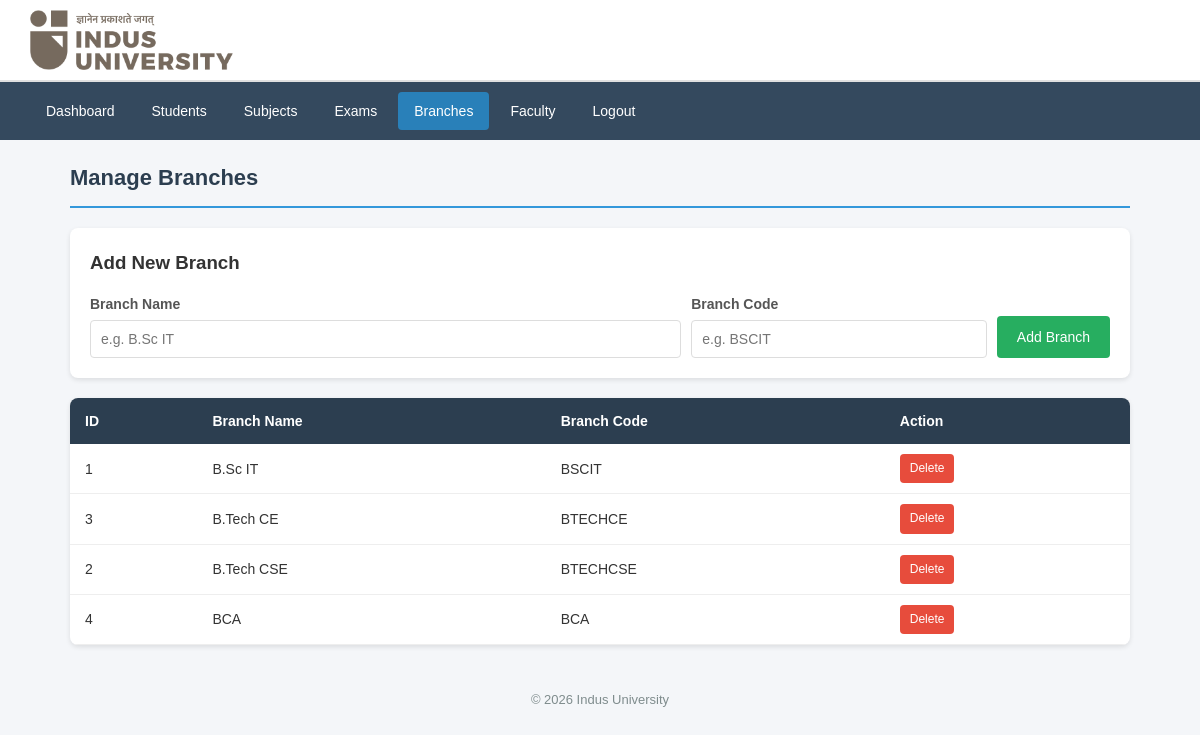
Page /admin/branches.php (signed in) on the committed database.
### tables this page shows
CREATE TABLE IF NOT EXISTS branches (
    branch_id INT AUTO_INCREMENT PRIMARY KEY,
    branch_name VARCHAR(100) NOT NULL,      
    branch_code VARCHAR(20) NOT NULL        
);

### admin/branches.php (the view, shortened to what this page needs)
<?php
require_once('../db.php');
$branches = mysqli_query($conn, "SELECT * FROM branches ORDER BY branch_name");
?>
<!DOCTYPE html>
<html lang="en">
<head>
    <link rel="stylesheet" href="../css/style.css">
</head>
<body>
    <div class="header">
        <img src="../img/logo.png" alt="Indus University Logo">
    </div>
    <div class="navbar">
        <a href="dashboard.php">Dashboard</a>
        <a href="students.php">Students</a>
        <a href="subjects.php">Subjects</a>
        <a href="exams.php">Exams</a>
        <a href="branches.php" class="active">Branches</a>
        <a href="faculty.php">Faculty</a>
        <a href="logout.php">Logout</a>
    </div>
    <div class="container">
        <h2 class="page-title">Manage Branches</h2>
        <div class="form-inline">
            <h3 style="margin-bottom:15px;">Add New Branch</h3>
            <form method="POST">
                <div style="display:flex; gap:10px; flex-wrap:wrap; align-items:end;">
                    <div class="form-group" style="flex:2; margin-bottom:0;">
                        <label>Branch Name</label>
                        <input type="text" name="branch_name" required placeholder="e.g. B.Sc IT">
                    </div>
                    <div class="form-group" style="flex:1; margin-bottom:0;">
                        <label>Branch Code</label>
                        <input type="text" name="branch_code" required placeholder="e.g. BSCIT">
                    </div>
                    <button type="submit" name="add_branch" class="btn btn-success" style="height:42px;">Add Branch</button>
                </div>
            </form>
        </div>
        <table class="data-table">
            <tr>
                <th>ID</th>
                <th>Branch Name</th>
                <th>Branch Code</th>
                <th>Action</th>
            </tr>
            <?php while ($branches && $row = mysqli_fetch_assoc($branches)): ?>
            <tr>
                <td><?php echo $row['branch_id']; ?></td>
                <td><?php echo $row['branch_name']; ?></td>
                <td><?php echo $row['branch_code']; ?></td>
                <td>
                    <a href="branches.php?delete=<?php echo $row['branch_id']; ?>"
                       class="btn btn-danger" style="padding:5px 10px; font-size:12px;"
                       onclick="return confirm('Delete this branch?');">Delete</a>
                </td>
            </tr>
            <?php endwhile; ?>
        </table>
    </div>
    <div class="footer">&copy; 2026 Indus University</div>
</body>
</html>

### css/style.css (style rules this page uses)
* { margin: 0; padding: 0; box-sizing: border-box; }
body { font-family: Arial, sans-serif; background-color: #f4f6f9; color: #333; line-height: 1.6; }
.header { background-color: #ffffff; color: #333; padding: 10px 30px; display: flex; align-items: center; border-bottom: 2px solid #e0e0e0; box-shadow: 0 1px 4px rgba(0,0,0,0.08); }
.header img { height: 60px; }
.navbar { background-color: #34495e; padding: 10px 30px; display: flex; gap: 5px; }
.navbar a { color: white; text-decoration: none; padding: 8px 16px; border-radius: 4px; font-size: 14px; }
.navbar a.active { background-color: #2980b9; }
.container { max-width: 1100px; margin: 20px auto; padding: 0 20px; }
.page-title { font-size: 22px; color: #2c3e50; margin-bottom: 20px; padding-bottom: 10px; border-bottom: 2px solid #3498db; }
.form-group { margin-bottom: 15px; }
.form-group label { display: block; margin-bottom: 5px; font-weight: bold; font-size: 14px; color: #555; }
.form-group input, .form-group select, .form-group textarea { width: 100%; padding: 10px; border: 1px solid #ddd; border-radius: 4px; font-size: 14px; }
.form-inline { background: white; border-radius: 8px; padding: 20px; margin-bottom: 20px; box-shadow: 0 2px 5px rgba(0,0,0,0.1); }
.btn { display: inline-block; padding: 10px 20px; border: none; border-radius: 4px; font-size: 14px; cursor: pointer; text-decoration: none; color: white; }
.btn-success { background-color: #27ae60; }
.btn-danger { background-color: #e74c3c; }
.data-table { width: 100%; border-collapse: collapse; background: white; border-radius: 8px; overflow: hidden; box-shadow: 0 2px 5px rgba(0,0,0,0.1); margin-bottom: 20px; }
.data-table th { background-color: #2c3e50; color: white; padding: 12px 15px; text-align: left; font-size: 14px; }
.data-table td { padding: 10px 15px; border-bottom: 1px solid #eee; font-size: 14px; }
.footer { text-align: center; padding: 15px; color: #7f8c8d; font-size: 13px; margin-top: 30px; }

### rows in the picture
branches: branch_id "1", branch_name "B.Sc IT", branch_code "BSCIT"
branches: branch_id "3", branch_name "B.Tech CE", branch_code "BTECHCE"
branches: branch_id "2", branch_name "B.Tech CSE", branch_code "BTECHCSE"
branches: branch_id "4", branch_name "BCA", branch_code "BCA"
